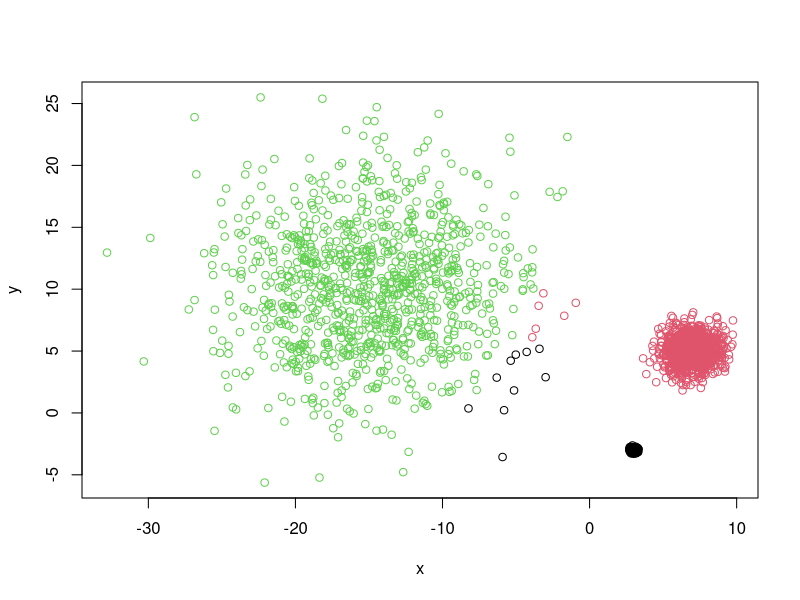

This figure's R source:
## 밀도가 다른 분포 

set.seed(1000)
df=runif(1000,-1,1)

x1 = rnorm(df,mean=7,sd=1)
y1 = rnorm(df, mean=5, sd=1)

x2 = rnorm(df, mean=3, sd=.1)
y2 = rnorm(df, mean=-3, sd=.1)

x3 = rnorm(df, mean=-15, sd=5)
y3 = rnorm(df, mean=10, sd=5)

x = c(x1,x2,x3)
y = c(y1,y2,y3)

simulated_df = data.frame(x,y)

kmeans_m = kmeans(simulated_df, centers=3, iter.max=1000)
plot(x=x,y=y, col=kmeans_m$cluster)
